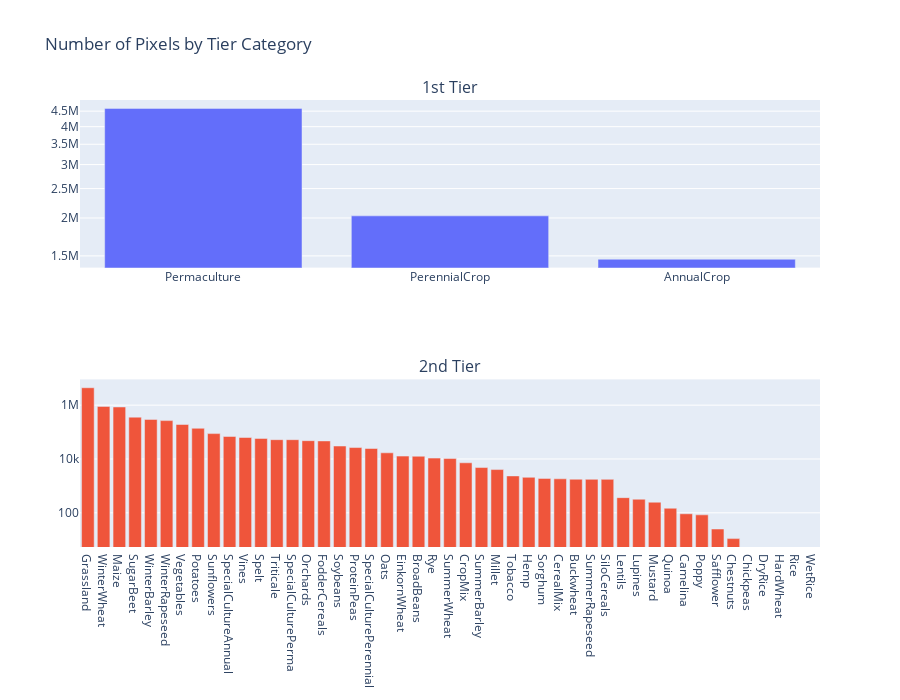

Write notebook code for a chart like this one.
### Code cell
# Create a DataFrame for each tier
tier1_data = pd.DataFrame({
    'tier': [f"{dataset_info['tier1'][i]}" for i in pixels_by_tier_category['tier1'].keys() if i != 0],
    'count': [pixels_by_tier_category['tier1'][i] for i in pixels_by_tier_category['tier1'].keys() if i != 0]
})

tier2_data = pd.DataFrame({
    'tier': [f"{dataset_info['tier2'][i]}" for i in pixels_by_tier_category['tier2'].keys() if i != 0],
    'count': [pixels_by_tier_category['tier2'][i] for i in pixels_by_tier_category['tier2'].keys() if i != 0]
})

tier_data_list = [tier1_data, tier2_data]

# Create a subplot for each tier category
fig = make_subplots(rows=2, cols=1, subplot_titles=['1st Tier', '2nd Tier'])

# Iterate over each tier and create a bar chart
for i, tier_data in enumerate(tier_data_list, start=1):
    grouped_data = tier_data.sort_values(by='count', ascending=False)

    # Create a color map for the current tier
    random.seed(42)
    color_map = {category: f'rgba({random.randint(0, 255)}, {random.randint(0, 255)}, {random.randint(0, 255)}, 1)' for category in grouped_data['tier'].unique()}
    bar_colors = grouped_data['tier'].map(color_map)

    fig.add_trace(
        go.Bar(
            x=grouped_data['tier'],
            y=grouped_data['count'],
            # marker_color=bar_colors
        ),
        row=i, col=1
    )

    fig.update_traces(
        hovertemplate="<b>%{x}</b><br>Count: %{y}",
        selector=dict(row=i, col=1)
    )

    fig.update_yaxes(type="log", row=i, col=1)

fig.update_layout(
    title="Number of Pixels by Tier Category",
    height=700,  # Adjust the height to accommodate all subplots
    showlegend=False
)

fig.write_image("../assets/ZueriCrop_2.0_Seasonality_Tiers_Class_Distribution.pdf", width=1200, height=700)

fig.show()

### Figure 1 — Plotly figure (JSON) as saved in the notebook; plotly's stock layout.template omitted (floating-point values rounded to 4 significant figures)
{"data": [{"type": "bar", "x": ["Permaculture", "PerennialCrop", "AnnualCrop"], "xaxis": "x", "y": [4595816, 2032663, 1462290], "yaxis": "y"}, {"type": "bar", "x": ["Grassland", "WinterWheat", "Maize", "SugarBeet", "WinterBarley", "WinterRapeseed", "Vegetables", "Potatoes", "Sunflowers", "SpecialCultureAnnual", "Vines", "Spelt", "Triticale", "SpecialCulturePerma", "Orchards", "FodderCereals", "Soybeans", "ProteinPeas", "SpecialCulturePerennial", "Oats", "EinkornWheat", "BroadBeans", "Rye", "SummerWheat", "CropMix", "SummerBarley", "Millet", "Tobacco", "Hemp", "Sorghum", "CerealMix", "Buckwheat", "SummerRapeseed", "SiloCereals", "Lentils", "Lupines", "Mustard", "Quinoa", "Camelina", "Poppy", "Safflower", "Chestnuts", "Chickpeas", "DryRice", "HardWheat", "Rice", "WetRice"], "xaxis": "x2", "y": [4432851, 900795, 854471, 358077, 296026, 266612, 191321, 138339, 87624, 68748, 62888, 58027, 52216, 52204, 47862, 46856, 30330, 26632, 24497, 16941, 12815, 12662, 10784, 10375, 7220, 4810, 4043, 2351, 2083, 1905, 1832, 1771, 1756, 1751, 366, 320, 248, 148, 92, 84, 25, 11, 0, 0, 0, 0, 0], "yaxis": "y2"}], "layout": {"annotations": [{"font": {"size": 16}, "showarrow": false, "text": "1st Tier", "x": 0.5, "xanchor": "center", "xref": "paper", "y": 1, "yanchor": "bottom", "yref": "paper"}, {"font": {"size": 16}, "showarrow": false, "text": "2nd Tier", "x": 0.5, "xanchor": "center", "xref": "paper", "y": 0.375, "yanchor": "bottom", "yref": "paper"}], "height": 700, "showlegend": false, "title": {"text": "Number of Pixels by Tier Category"}, "xaxis": {"anchor": "y", "domain": [0, 1]}, "xaxis2": {"anchor": "y2", "domain": [0, 1]}, "yaxis": {"anchor": "x", "domain": [0.625, 1], "type": "log"}, "yaxis2": {"anchor": "x2", "domain": [0, 0.375], "type": "log"}}}
